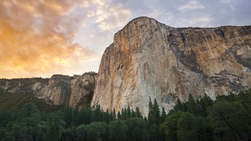
#> input picture Assignment 3/part2/test_images/mountain.jpg, 251 x 141 px
$ python mountain.py test_images/mountain.jpg
#> lines starting #> are read from the running program, lines starting #| are printed output that depends on the picture
# !/usr/local/bin/python3
#
# Authors: [PLEASE PUT YOUR NAMES AND USER IDS HERE]
#
# Mountain ridge finder
# Based on skeleton code by D. Crandall, April 2021
#

from PIL import Image
from numpy import *
from scipy.ndimage import filters
import sys
import imageio


# calculate "Edge strength map" of an image
#
def edge_strength(input_image):
    grayscale = array(input_image.convert('L'))
    filtered_y = zeros(grayscale.shape)
    filters.sobel(grayscale, 0, filtered_y)
    return sqrt(filtered_y ** 2)


# draw a "line" on an image (actually just plot the given y-coordinates
#  for each x-coordinate)
# - image is the image to draw on
# - y_coordinates is a list, containing the y-coordinates and length equal to the x dimension size
#   of the image
# - color is a (red, green, blue) color triple (e.g. (255, 0, 0) would be pure red
# - thickness is thickness of line in pixels
#
def draw_edge(image, y_coordinates, color, thickness):
    for (x, y) in enumerate(y_coordinates):
        for t in range(int(max(y - int(thickness / 2), 0)), int(min(y + int(thickness / 2), image.size[1] - 1))):
            image.putpixel((x, t), color)
    return image


# main program

gt_row = -1
gt_col = -1

if len(sys.argv) == 2:
    input_filename = sys.argv[1]
elif len(sys.argv) == 4:
    (input_filename, gt_row, gt_col) = sys.argv[1:]
else:
    raise Exception("Program requires either 1 or 3 parameters")

gt_row = int(gt_row)
gt_col = int(gt_col)

# load in image
input_image = Image.open(input_filename)
#> input_image is the input picture: PIL image 251x141 RGB; mean R, G, B 127.5, 115.4, 101.3

# compute edge strength mask
edge_strength = edge_strength(input_image)
#> in edge_strength, `grayscale = array(input_image.convert('L'))`:
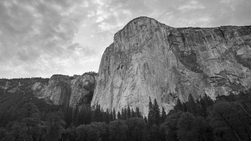
#> grayscale: shape (141, 251); min 1, max 253, mean 117.4
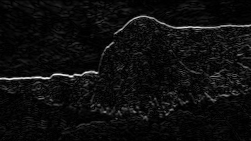
#> edge_strength: shape (141, 251) float64; min 0, max 751, mean 41.7; drawn with min black and max white
imageio.imwrite('edges.jpg', uint8(255 * edge_strength / (amax(edge_strength))))

# simple bayes net
ridge = [argmax(edge_strength[:, i]) for i in range(edge_strength.shape[1])]
#> ridge = 251 values, max 114 at index 166, min 16 at index 139, mean 47.9
imageio.imwrite("output.jpg", draw_edge(input_image, ridge, (255, 0, 0), 5))
#> the loop in draw_edge, `for (x, y) in enumerate(y_coordinates):` made 251 passes
#> y on passes 1 to 3: 78, 78, 78
#> after the loop in draw_edge, `for (x, y) in enumerate(y_coordinates):`:
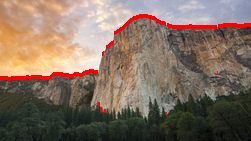
#> image: PIL image 251x141 RGB; mean R, G, B 130, 111, 97.1
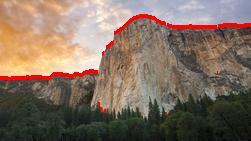
#> saved as output.jpg: shape (141, 251, 3); mean R, G, B 129.7, 111, 97.1


## Viterbi
# pixel to consider for the previous columns
def neighours_pixel(i, j):
    pixel_consider = [(i, j - 1), (i - 1, j - 1), (i - 2, j - 1), (i + 1, j - 1), (i + 2, j - 1)]
    boundary = []
    for n in pixel_consider:
        if 0 <= n[0] < edge_strength.shape[0] and 0 <= n[1] < edge_strength.shape[1]:
            boundary.append(n)
    return boundary


# emission probablity
def normalise(X):
    return (X - min(X)) / (max(X) - min(X))


emission_prob = [normalise(edge_strength[:, i]) for i in range(edge_strength.shape[1])]
#> emission_prob = 251 items
emission_prob = array(emission_prob).T
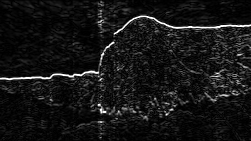
#> emission_prob: shape (141, 251) float64; min 0, max 1, mean 0.0846

# transition probablity
# same row probablity = 1
# +-1 row probablity = 0.5
# +- 0.01 row probablity = 0.01
transition_prob = [1, 0.5, 0.01]

# State probablity
state_prob = ones((edge_strength.shape[0], edge_strength.shape[1]))

# Inital probablity
state_prob[:, 0] = copy(emission_prob[:, 0])
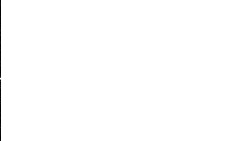
#> state_prob: shape (141, 251) float64; min 0, max 1, mean 0.996

# matrix contaning index value of maximum state of previous column
backtrack_matrix = ones((edge_strength.shape[0], edge_strength.shape[1]))

# viterbi
for col in range(1, edge_strength.shape[1]):
    for row in range(edge_strength.shape[0]):
        transition_pixel = neighours_pixel(row, col)
#> (the run stopped early here; a loop or call above may not have finished)
